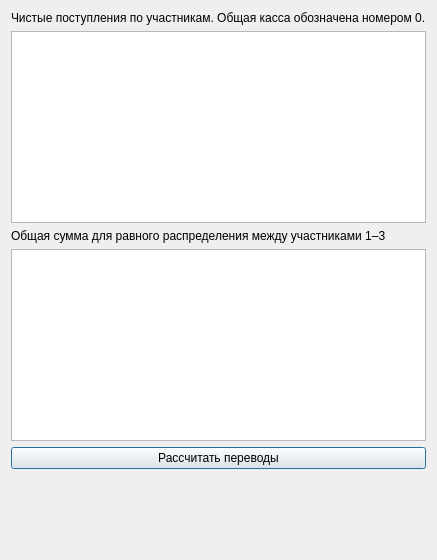
<?xml version='1.0' encoding='UTF-8'?>
<ui version="4.0">
 <class>Delegate</class>
 <widget class="QDialog" name="Delegate">
  <property name="windowTitle">
   <string>Kassa</string>
  </property>
  <layout class="QVBoxLayout" name="delegateLayout">
   <item>
    <widget class="QLabel" name="explanation">
     <property name="text">
      <string>Чистые поступления по участникам. Общая касса обозначена номером 0.</string>
     </property>
    </widget>
   </item>
   <item>
    <widget class="QTableView" name="tableView" />
   </item>
   <item>
    <widget class="QLabel" name="targetLabel">
     <property name="text">
      <string>Общая сумма для равного распределения между участниками 1–3</string>
     </property>
    </widget>
   </item>
   <item>
    <widget class="QTextEdit" name="delegate" />
   </item>
   <item>
    <widget class="QPushButton" name="pushButton">
     <property name="text">
      <string>Рассчитать переводы</string>
     </property>
    </widget>
   </item>
   <item>
    <widget class="QLabel" name="label0" />
   </item>
   <item>
    <widget class="QLabel" name="label2" />
   </item>
   <item>
    <widget class="QLabel" name="label3" />
   </item>
   <item>
    <widget class="QLabel" name="label1">
     <property name="wordWrap">
      <bool>true</bool>
     </property>
     <property name="textInteractionFlags">
      <set>Qt::TextSelectableByMouse</set>
     </property>
    </widget>
   </item>
  </layout>
 </widget>
 <resources />
 <connections />
</ui>
